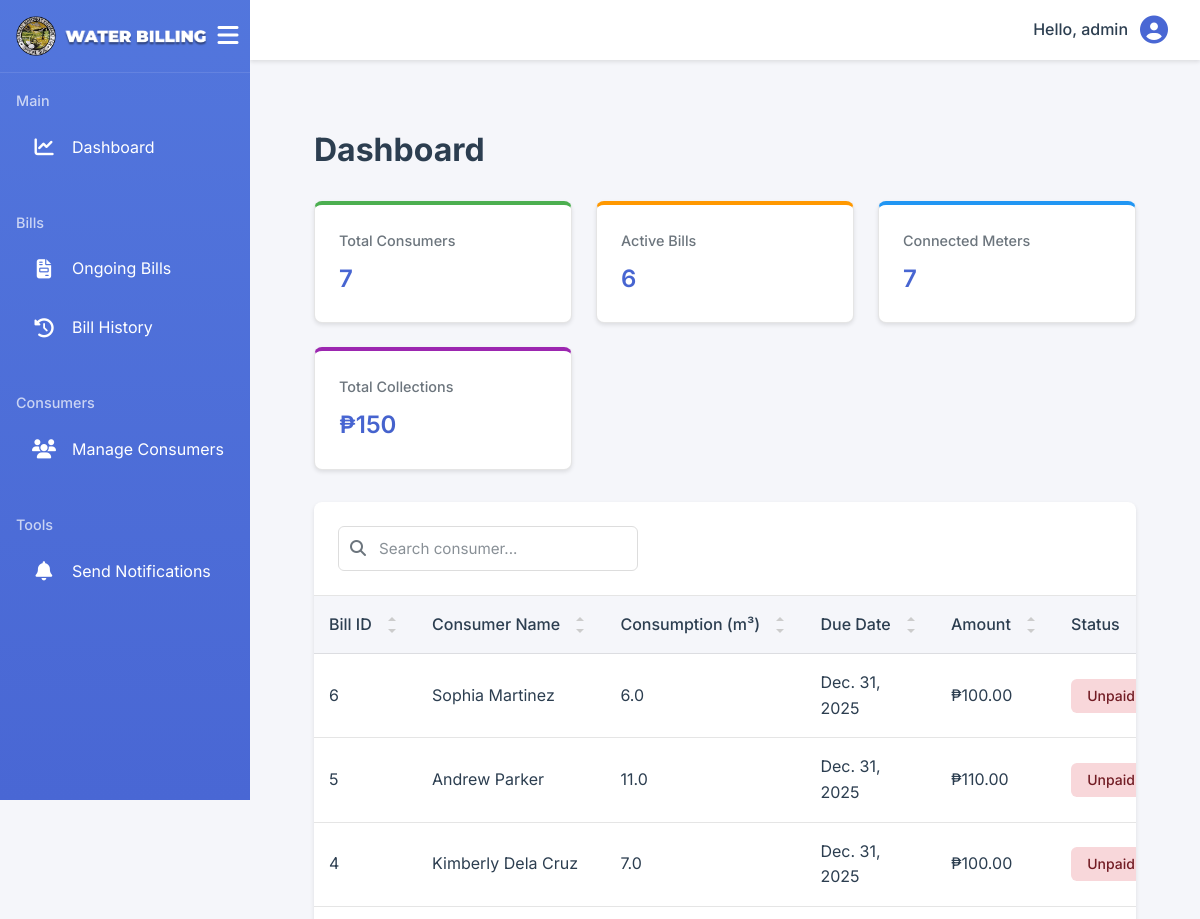
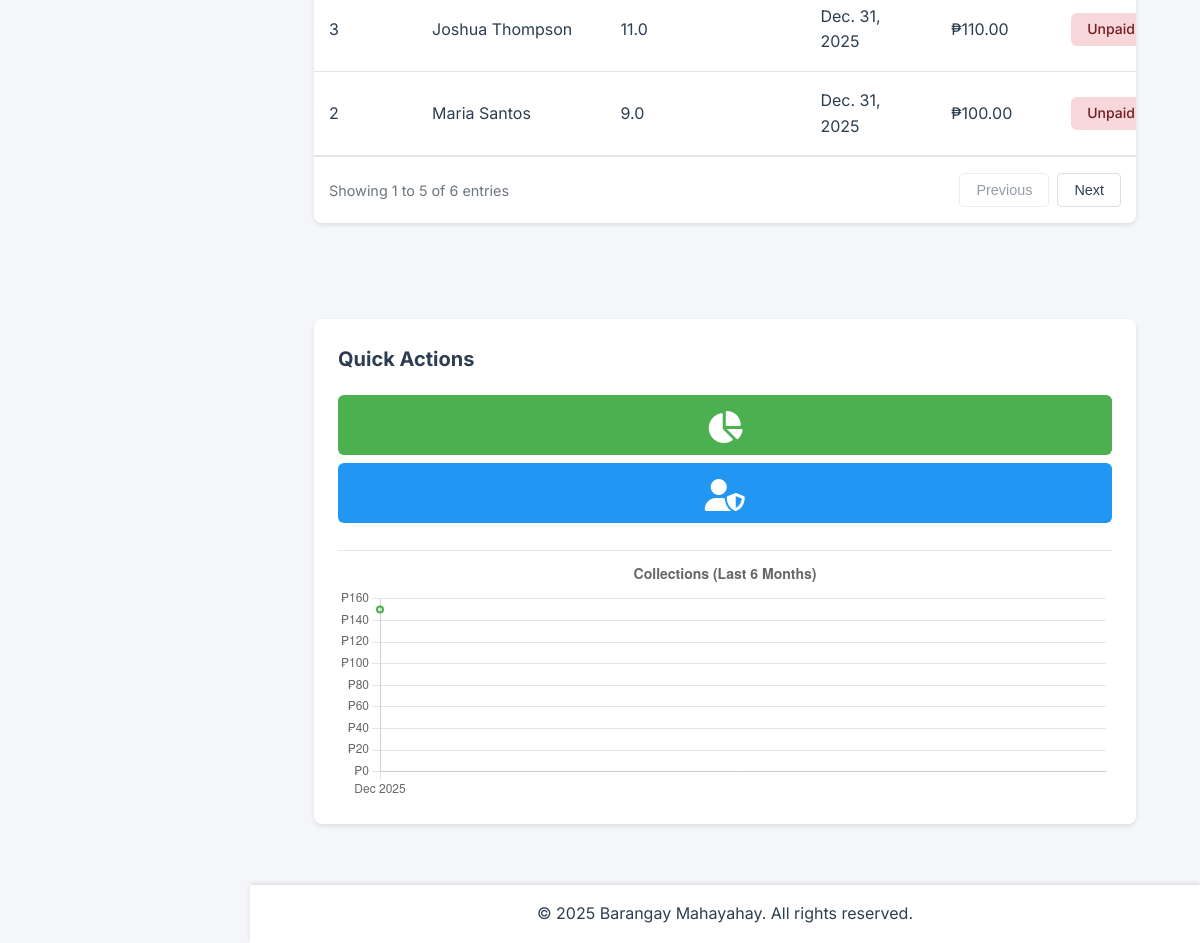
The app's page /dashboard/ (signed in) with its own data (2 pictures, top to bottom).
### billing/models.py (models this page shows, shortened)
class User(AbstractUser):
    USER_TYPE_CHOICES = (
        ('admin', 'Barangay Admin'),
        ('staff', 'Barangay Staff'),
    )
    user_type = models.CharField(max_length=10, choices=USER_TYPE_CHOICES)
    contact_number = models.CharField(max_length=11, blank=True)

class Bill(models.Model):
    BILL_STATUS_CHOICES = (
        ('unpaid', 'Unpaid'),
        ('paid', 'Paid'),
    )
    bill_id = models.AutoField(primary_key=True)
    consumer = models.ForeignKey(Consumer, on_delete=models.CASCADE, related_name='bills')
    meter_reading = models.OneToOneField(MeterReading, on_delete=models.PROTECT, related_name='bill', null=True)
    billing_period = models.DateField()
    amount = models.DecimalField(max_digits=10, decimal_places=2)
    due_date = models.DateField()
    status = models.CharField(max_length=10, choices=BILL_STATUS_CHOICES, default='unpaid')
    created_at = models.DateTimeField(auto_now_add=True)
    updated_at = models.DateTimeField(auto_now=True)
    created_by = models.ForeignKey(User, on_delete=models.SET_NULL, null=True, related_name='bills_created')
    last_modified_by = models.ForeignKey(User, on_delete=models.SET_NULL, null=True, related_name='bills_modified')
    class Meta:
        constraints = [
            models.UniqueConstraint(
                fields=['consumer', 'billing_period'],
                name='unique_consumer_billing_period'
            )
        ]

class Consumer(models.Model):
    ACCOUNT_STATUS_CHOICES = (
        ('active', 'Active'),
        ('disconnected', 'Disconnected'),
    )
    consumer_id = models.AutoField(primary_key=True)
    first_name = models.CharField(max_length=100)
    middle_initial = models.CharField(max_length=1, blank=True)
    last_name = models.CharField(max_length=100)
    contact_number = models.CharField(
        max_length=11,
        validators=[RegexValidator(regex=r'^\d{11}$', message='Contact number must be 11 digits')]
    )
    address = models.TextField()
    meter_number = models.CharField(max_length=50, unique=True)
    account_status = models.CharField(max_length=20, choices=ACCOUNT_STATUS_CHOICES, default='active')
    created_at = models.DateTimeField(auto_now_add=True)
    updated_at = models.DateTimeField(auto_now=True)
    def get_full_name(self):
        if self.middle_initial:
            return f"{self.first_name} {self.middle_initial}. {self.last_name}"
        return f"{self.first_name} {self.last_name}"

class MeterReading(models.Model):
    reading_id = models.AutoField(primary_key=True)
    consumer = models.ForeignKey(Consumer, on_delete=models.CASCADE, related_name='meter_readings')
    reading_date = models.DateField()
    previous_reading = models.DecimalField(max_digits=10, decimal_places=1)
    current_reading = models.DecimalField(max_digits=10, decimal_places=1)
    consumption = models.DecimalField(max_digits=10, decimal_places=1, null=True)
    created_at = models.DateTimeField(auto_now_add=True)
    updated_at = models.DateTimeField(auto_now=True)
    created_by = models.ForeignKey(User, on_delete=models.SET_NULL, null=True, related_name='readings_created')
    last_modified_by = models.ForeignKey(User, on_delete=models.SET_NULL, null=True, related_name='readings_modified')
    class Meta:
        constraints = [
            models.UniqueConstraint(
                fields=['consumer', 'reading_date'],
                name='unique_consumer_reading_date'
            )
        ]

### billing/views.py (the view)
# urls.py: path('dashboard/', DashboardAPIView.as_view(), name='dashboard'),
@login_required
def dashboard(request):
    total_consumers = Consumer.objects.count()
    active_bills = Bill.objects.filter(status='unpaid').count()
    connected_meters = Consumer.objects.filter(account_status='active').count()
    total_collections = Bill.objects.filter(status='paid').aggregate(Sum('amount'))['amount__sum'] or 0
    ongoing_bills = Bill.objects.filter(status='unpaid').select_related('consumer').order_by('due_date')
    collections_data = Bill.objects.filter(
        status='paid',
        billing_period__gte=datetime.now() - timedelta(days=180)
    ).annotate(
        month=TruncMonth('billing_period')
    ).values('month').annotate(
        total=Sum('amount')
    ).order_by('month')
    months = []
    amounts = []
    for entry in collections_data:
        months.append(entry['month'].strftime('%b %Y'))
        amounts.append(float(entry['total']))
    return render(request, 'dashboard.html', {
        'total_consumers': total_consumers,
        'active_bills': active_bills,
        'connected_meters': connected_meters,
        'total_collections': total_collections,
        'ongoing_bills': ongoing_bills,
        'chart_labels': json.dumps(months),
        'chart_data': json.dumps(amounts),
    })

### templates/dashboard.html (shortened to what this page needs)
{% extends 'base.html' %}
{% block content %}
<link rel="stylesheet" href="/static/css/dashboard.css">
<div class="dashboard">
    <h1 class="page-title">Dashboard</h1>
    <br>
    <div class="grid">
        <div class="stats-card">
            <div class="stats-card-title">Total Consumers</div>
            <div class="stats-card-value">{{ total_consumers }}</div>
        </div>
        <div class="stats-card">
            <div class="stats-card-title">Active Bills</div>
            <div class="stats-card-value">{{ active_bills }}</div>
        </div>
        <div class="stats-card">
            <div class="stats-card-title">Connected Meters</div>
            <div class="stats-card-value">{{ connected_meters }}</div>
        </div>
        <div class="stats-card">
            <div class="stats-card-title">Total Collections</div>
            <div class="stats-card-value">₱{{ total_collections }}</div>
        </div>
    </div>
    <div class="dashboard-content {% if not user.is_superuser and user.user_type != 'admin' %}full-width{% endif %}">
        <div class="bills-section">
            <div class="table-container">
                <div class="table-header">
                    <div class="header-content">
                        <div class="search-group">
                            <div class="input-icon">
                                <i class="fas fa-search"></i>
                                <input type="text" id="table-search" class="form-control" placeholder="Search consumer...">
                            </div>
                        </div>
                    </div>
                </div>
                <div class="table-responsive">
                    <table class="table paginated-table">
                        <thead>
                            <tr>
                                <th class="sortable" data-sort="bill_id">
                                    Bill ID
                                    <span class="sort-icon"></span>
                                </th>
                                <th class="sortable" data-sort="consumer_name">
                                    Consumer Name
                                    <span class="sort-icon"></span>
                                </th>
                                <th class="sortable" data-sort="consumption">
                                    Consumption (m³)
                                    <span class="sort-icon"></span>
                                </th>
                                <th class="sortable" data-sort="due_date">
                                    Due Date
                                    <span class="sort-icon"></span>
                                </th>
                                <th class="sortable" data-sort="amount">
                                    Amount
                                    <span class="sort-icon"></span>
                                </th>
                                <th class="sortable" data-sort="status">
                                    Status
                                    <span class="sort-icon"></span>
                                </th>
                            </tr>
                        </thead>
                        <tbody>
                            {% for bill in ongoing_bills %}
                            <tr>
                                <td>{{ bill.bill_id }}</td>
                                <td>{{ bill.consumer.get_full_name }}</td>
                                <td>{{ bill.meter_reading.consumption }}</td>
                                <td>{{ bill.due_date }}</td>
                                <td>₱{{ bill.amount }}</td>
                                <td>
                                    <span class="status-badge status-{{ bill.status }}">
                                        {{ bill.status|title }}
                                    </span>
                                </td>
                            </tr>
                            {% empty %}
                            <tr>
                                <td colspan="6" class="text-center">No ongoing bills found.</td>
                            </tr>
                            {% endfor %}
                        </tbody>
                    </table>
                </div>
            </div>
        </div>
        {% if user.is_superuser or user.user_type == 'admin' %}
        <div class="admin-section">
            <h2 class="admin-section-title">Quick Actions</h2>
            <div class="admin-buttons">
                <a href="#" class="admin-button bills-report" data-action="generate-report">
                    <i class="fas fa-chart-pie"></i>
                </a>
                <a href="/admin/" class="admin-button admin-panel">
                    <i class="fas fa-user-shield"></i>
                </a>
            </div>
            <div class="chart-section">
                <canvas id="collectionsChart"></canvas>
            </div>
        </div>
        {% endif %}
    </div>
</div>
<script>
document.addEventListener('DOMContentLoaded', function() {
    const ctx = document.getElementById('collectionsChart').getContext('2d');
    const chartLabels = JSON.parse('{{ chart_labels|safe|escapejs }}');
    const chartData = JSON.parse('{{ chart_data|safe|escapejs }}');
    new Chart(ctx, {
        type: 'line',
        data: {
            labels: chartLabels,
            datasets: [{
                label: 'Monthly Collections',
                data: chartData,
                borderColor: '#4CAF50',
                backgroundColor: 'rgba(76, 175, 80, 0.1)',
                borderWidth: 2,
                fill: true,
                tension: 0.4
            }]
        },
        options: {
            responsive: true,
            maintainAspectRatio: false,
            plugins: {
                legend: {
                    display: false
                },
                title: {
                    display: true,
                    text: 'Collections (Last 6 Months)',
                    font: {
                        size: 14
                    },
                    padding: {
                        bottom: 15
                    }
                }
            },
            scales: {
                y: {
                    beginAtZero: true,
                    ticks: {
                        callback: function(value) {
                            return '₱' + value.toLocaleString();
                        }
                    }
                }
            }
        }
    });
});
</script>
{% endblock %}

### templates/base.html (shortened to what this page needs)
<!DOCTYPE html>
<html lang="en">
<head>
    <link rel="stylesheet" href="/static/css/base.css">
    <link rel="stylesheet" href="https://cdnjs.cloudflare.com/ajax/libs/font-awesome/6.5.1/css/all.min.css">
    <link rel="stylesheet" href="/static/css/styles.css">
</head>
<body>
    {% if user.is_authenticated and not request.path == '/' %}
    <div class="sidebar" id="sidebar">
        <div class="sidebar-header">
            <img src="/static/images/logo.png" alt="Logo" class="logo">
            <img src="/static/images/logo_text.png" alt="Logo-text" class="logo-text">
            <button id="toggleSidebar" class="toggle-btn">
                <i class="fas fa-bars"></i>
            </button>
        </div>
        <nav class="sidebar-nav">
            <div class="nav-section">
                <h4>Main</h4>
                <a href="{% url 'dashboard' %}" class="nav-item">
                    <span class="icon"><i class="fas fa-chart-line"></i></span>
                    <span class="text">Dashboard</span>
                </a>
            </div>
            <div class="nav-section">
                <h4>Bills</h4>
                <a href="{% url 'ongoing_bills' %}" class="nav-item">
                    <span class="icon"><i class="fas fa-file-invoice"></i></span>
                    <span class="text">Ongoing Bills</span>
                </a>
                <a href="{% url 'bill_history' %}" class="nav-item">
                    <span class="icon"><i class="fas fa-history"></i></span>
                    <span class="text">Bill History</span>
                </a>
            </div>
            <div class="nav-section">
                <h4>Consumers</h4>
                <a href="{% url 'consumers' %}" class="nav-item">
                    <span class="icon"><i class="fas fa-users"></i></span>
                    <span class="text">Manage Consumers</span>
                </a>
            </div>
            <div class="nav-section">
                <h4>Tools</h4>
                <a href="{% url 'send_notifications' %}" class="nav-item">
                    <span class="icon"><i class="fas fa-bell"></i></span>
                    <span class="text">Send Notifications</span>
                </a>
            </div>
        </nav>
    </div>
    {% endif %}
    <div class="main-content {% if user.is_authenticated and not request.path == '/' %}with-sidebar{% else %}no-sidebar{% endif %}" id="main-content">
        {% if user.is_authenticated and not request.path == '/' %}
        <header class="top-bar">
            <div class="user-info">
                <span class="username">Hello, {{ user.username }}</span>
                <i class="fas fa-circle-user"></i>
            </div>
        </header>
        {% endif %}
        <div class="content-wrapper">
            {% block content %}
            {% endblock %}
        </div>
        <footer class="footer">
            <p>&copy; 2025 Barangay Mahayahay. All rights reserved.</p>
        </footer>
    </div>
</body>
</html>

### records on screen
User: username "admin"
Bill: bill_id "2", consumer.get_full_name "Maria Santos", meter_reading.consumption "9.0", due_date "Dec. 31, 2025", amount "100.00", status "Unpaid"
Bill: bill_id "3", consumer.get_full_name "Joshua Thompson", meter_reading.consumption "11.0", due_date "Dec. 31, 2025", amount "110.00", status "Unpaid"
Bill: bill_id "4", consumer.get_full_name "Kimberly Dela Cruz", meter_reading.consumption "7.0", due_date "Dec. 31, 2025", amount "100.00", status "Unpaid"
Bill: bill_id "5", consumer.get_full_name "Andrew Parker", meter_reading.consumption "11.0", due_date "Dec. 31, 2025", amount "110.00", status "Unpaid"
Bill: bill_id "6", consumer.get_full_name "Sophia Martinez", meter_reading.consumption "6.0", due_date "Dec. 31, 2025", amount "100.00", status "Unpaid"

### other values on screen
{{ total_consumers }} "7"
{{ active_bills }} "6"
{{ connected_meters }} "7"
{{ total_collections }} "150"
chart data {{ chart_data|safe|escapejs }} [150.0]
